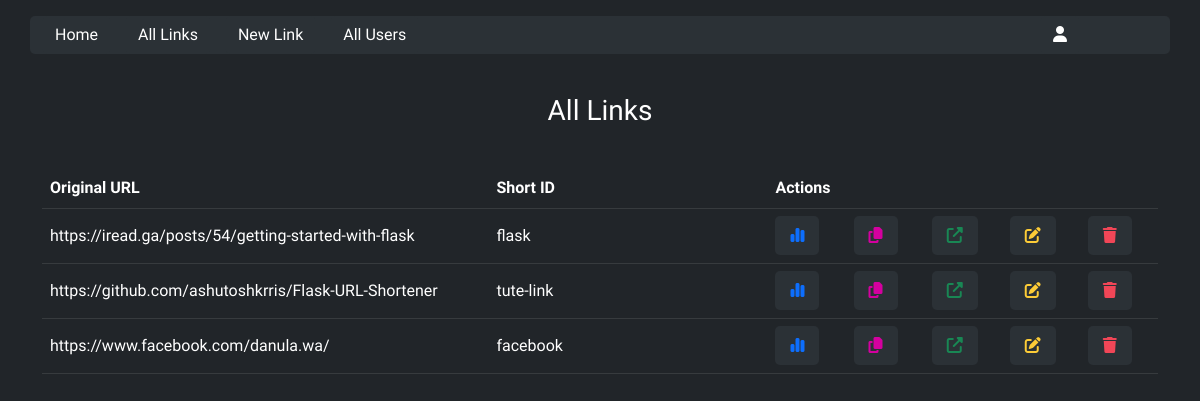
The page /all-links on the database as committed earlier.
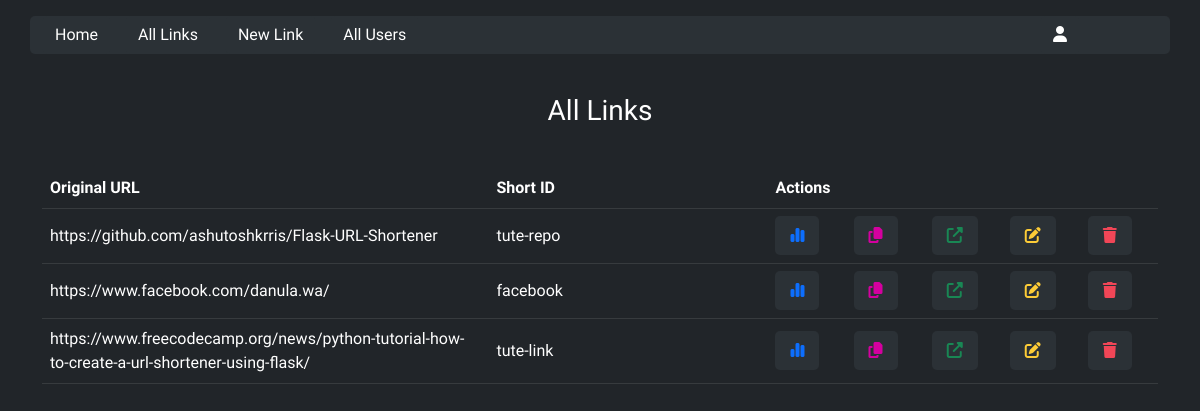
The same page on the database as committed later.
### core/models.py (models this page shows)
class ShortUrls(db.Model):
    id = db.Column(db.Integer, primary_key=True)
    original_url = db.Column(db.String(50000), nullable=False)
    short_id = db.Column(db.String(1000), nullable=False, unique=True)
    created_at = db.Column(db.DateTime(), default=datetime.now(), nullable=False)

### core/routes.py (the view)
@app.route('/all-links')
def all_links_page():
    all_data = ShortUrls.query.all()
    return render_template("all-links.html",datas=all_data)

### core/templates/all-links.html (shortened to what this page needs)
{% extends 'base.html' %}
{% block content %}
    <br>
    <h3 class="text-white text-center mb-3">{% block title %} All Links {% endblock %}</h3>
    <br>
    <div class="row">
        <div class="col-md-12">
            <table class='table table-dark table'>
                <thead>
                    <th>Original URL</th>
                    <th>Short ID</th>
                    <th>Actions</th>
                    <th></th><th></th>
                    <th></th><th></th>
                </thead>
                <tbody>
                    {% for row in datas %}
                    <tr style="height: 55px;">
                        <td class="td-original-url">{{row.original_url}}</td>
                        <td class="td-short-id">{{row.short_id}}</td>
                        <td class="td-link-action">
                            <a href='#' class='table-action border-style-1 action-info'><i class="fa-solid fa-chart-simple"></i></a>
                        </td>
                        <td class="td-link-action">
                            <a href='#' class='table-action border-style-1 action-copy'><i class="fa-solid fa-copy"></i></a>
                        </td>
                        <td class="td-link-action">
                            <a href='{{row.original_url}}' class='table-action border-style-1 action-redirect' target="_blank"><i class="fa-solid fa-up-right-from-square"></i></a>
                        </td>
                        <td class="td-link-action">
                            <a href='/update/{{row.id}}' class='table-action border-style-1 action-edit' data-target="#modaledit{{row.id}}"><i class="fa-solid fa-pen-to-square"></i></a>
                        </td>
                        <td class="td-link-action">
                            <a href='/delete/{{row.id}}' class='table-action border-style-1 action-delete' data-target="#modaledit{{row.id}}"><i class="fa-solid fa-trash"></i></a>
                        </td>
                    </tr>
                    {%endfor%}
                </tbody>
            </table>
        </div>
    </div>
    <br><br>
{% endblock %}

Rows that differ between the two databases and show on the page:
removed ShortUrls: original_url "https://iread.ga/posts/54/getting-started-with-flask", short_id "flask"
changed ShortUrls "https://github.com/ashutoshkrris/Flask-URL-Shortener": short_id "tute-link" → "tute-repo"
added ShortUrls: original_url "https://www.freecodecamp.org/news/python-tutorial-how-to-create-a-url-shortener-using-flask/", short_id "tute-link"
